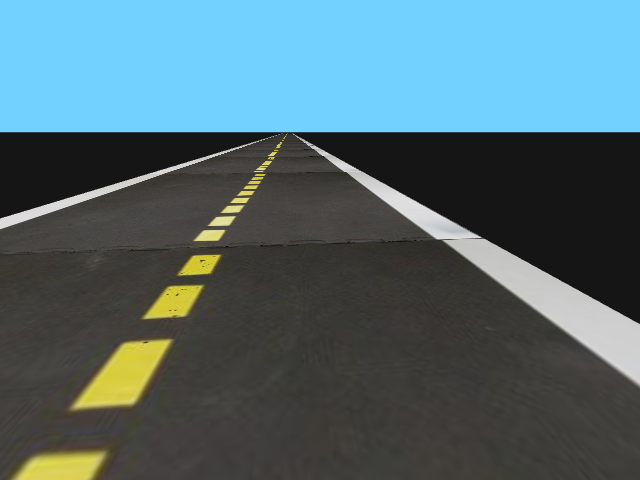
#> input picture starterkit/screen.png, 640 x 480 px
$ python image_process_v1.py
#> lines starting #> are read from the running program, lines starting #| are printed output that depends on the picture; after the words box and inside, x2 and y2 are one past the last pixel; in counts of white or black regions, pixels touching at a corner belong together
#!/usr/bin/env python3

"""
Tansu Alpcan
v1 2022-3-14

Contents:
* Example usage of common image processing functions (uses included screenshot
  "./screen.png" for demonstration)
"""

import sys
import cv2 as cv
from PIL import Image


def display_and_wait(title, frame):
    """
    Opens a new window with the given title to display the image data in frame.
    """
    print("Displaying \"%s\" in new window, press any key to continue" % title)
    cv.imshow(title, frame)
    cv.waitKey(0)


def main():
    # read the screenshot (assumed to be in the same folder)
    im = cv.imread('screen.png')
#> im is the input picture: shape (480, 640, 3); mean B, G, R 112.8, 105.7, 80.9
    print("Original shape:", im.shape)
#| Original shape: (480, 640, 3)
    display_and_wait("Original screenshot", im)

    # turn into gray scale
    im_gray = cv.cvtColor(im, cv.COLOR_BGR2GRAY)
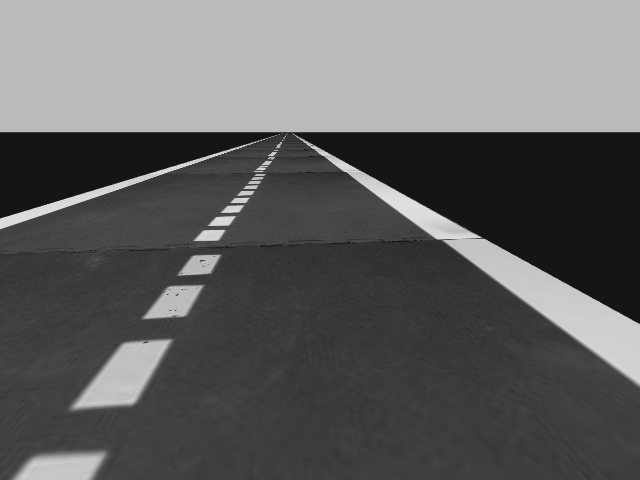
#> im_gray: shape (480, 640); min 7, max 227, mean 99.1
    print("Grayscale shape:", im_gray.shape)
#| Grayscale shape: (480, 640)
    display_and_wait("Grayscale", im_gray)

    # do threshold based segmentation (level given by cv constants as shown below)
    ret, thresh = cv.threshold(im_gray, 0, 255, cv.THRESH_BINARY_INV + cv.THRESH_OTSU)
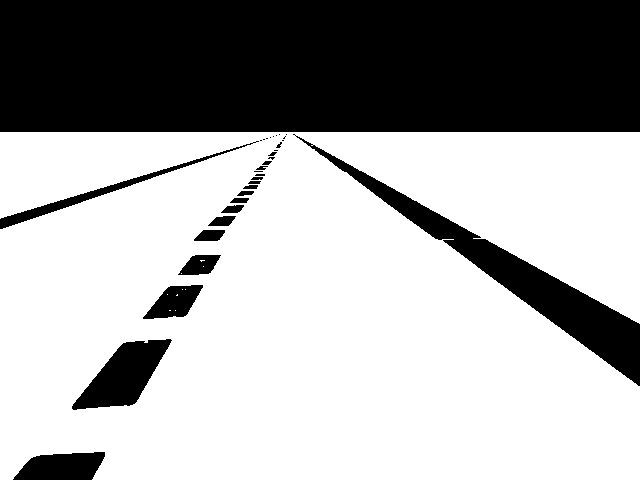
#> thresh: shape (480, 640); 65.8% white; 33 black regions (15 under 20 px), largest, box (x1, y1, x2, y2) and area: (0, 0, 640, 132) 84480, (293, 134, 640, 386) 10743, (72, 339, 172, 410) 3639
#> ret = 120
    print("Threshold value:", ret)
#| Threshold value: 120.0
    print("Thresholded shape:", thresh.shape)
#| Thresholded shape: (480, 640)
    display_and_wait("Thresholded", thresh)


if __name__ == "__main__":
    main()
